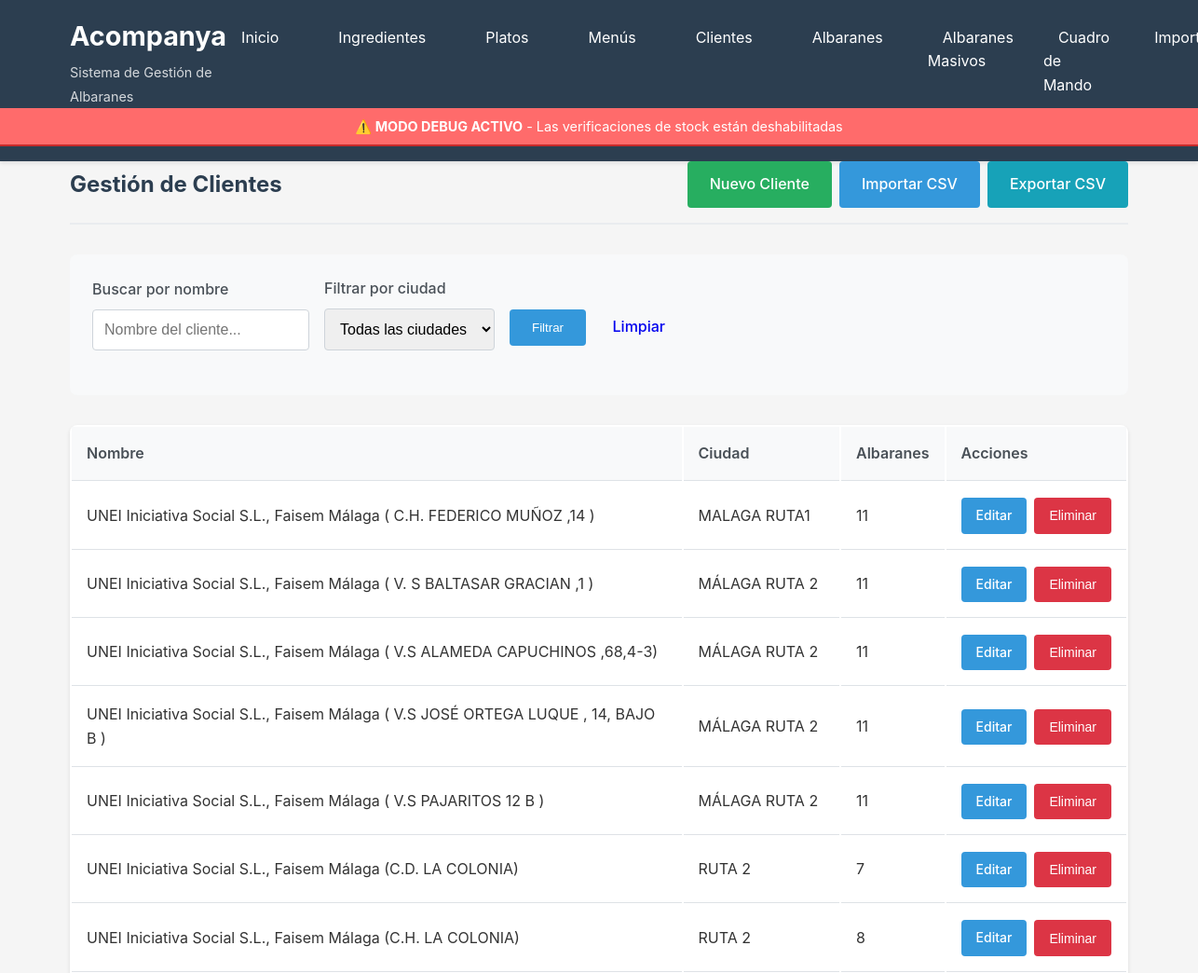
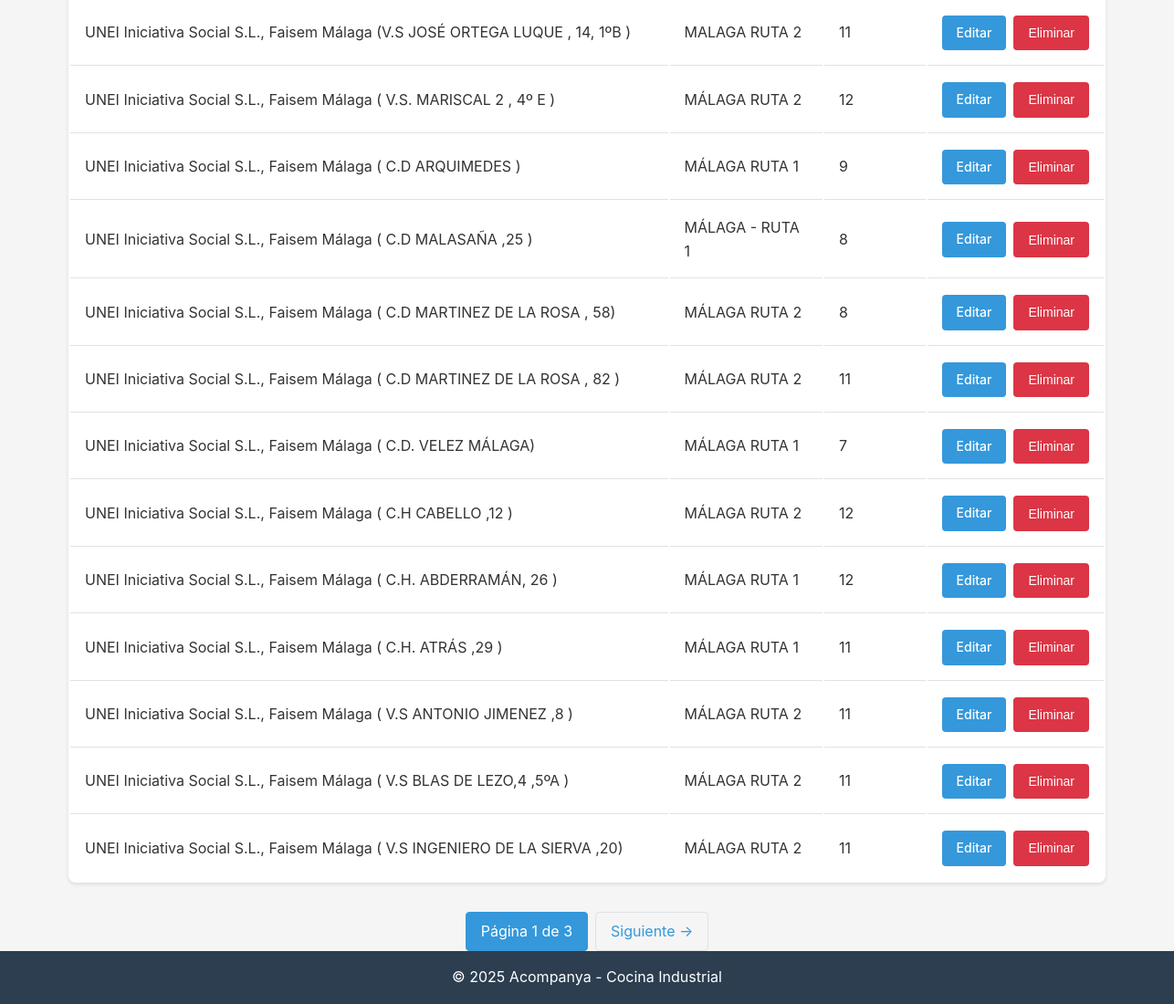
/clientes/, run on the app's committed database (2 pictures, top to bottom).
### database/models.py (models this page shows, shortened)
class Cliente(db.Model):
    __tablename__ = 'clientes'
    id = db.Column(db.Integer, primary_key=True)
    nombre = db.Column(db.String(200), nullable=False, unique=True)
    ciudad = db.Column(db.String(100), nullable=False)
    created_at = db.Column(db.DateTime, default=datetime.utcnow)
    updated_at = db.Column(db.DateTime, default=datetime.utcnow, onupdate=datetime.utcnow)
    albaranes = db.relationship('Albaran', backref='cliente', lazy='dynamic')

### routes/clientes.py (the view)
@clientes_bp.route('/')
def listar():
    page = request.args.get('page', 1, type=int)
    busqueda = request.args.get('busqueda', '')
    ciudad = request.args.get('ciudad', '')
    query = Cliente.query
    if busqueda:
        query = query.filter(Cliente.nombre.contains(busqueda))
    if ciudad:
        query = query.filter(Cliente.ciudad.contains(ciudad))
    clientes = query.order_by(Cliente.nombre).paginate(
        page=page, per_page=20, error_out=False
    )
    ciudades = db.session.query(Cliente.ciudad).distinct().order_by(Cliente.ciudad).all()
    ciudades = [c[0] for c in ciudades if c[0]]
    return render_template('clientes/listar.html',
                         clientes=clientes,
                         ciudades=ciudades)

### templates/clientes/listar.html (shortened to what this page needs)
{% extends "base.html" %}
{% block content %}
<div class="page-header">
    <h2>Gestión de Clientes</h2>
    <div class="action-group">
        <a href="{{ url_for('clientes.nuevo') }}" class="btn btn-success">Nuevo Cliente</a>
        <a href="{{ url_for('clientes.importar') }}" class="btn btn-primary">Importar CSV</a>
        <a href="{{ url_for('clientes.exportar') }}" class="btn btn-info">Exportar CSV</a>
    </div>
</div>
<form method="GET" action="{{ url_for('clientes.listar') }}" class="filter-form">
    <div class="form-row" style="display: flex; gap: 1rem; align-items: flex-end;">
        <div class="form-group">
            <label for="busqueda" class="form-label">Buscar por nombre</label>
            <input type="text" class="form-control" id="busqueda" name="busqueda"
                   value="{{ request.args.get('busqueda', '') }}" placeholder="Nombre del cliente...">
        </div>
        <div class="form-group">
            <label for="ciudad" class="form-label">Filtrar por ciudad</label>
            <select class="form-control" id="ciudad" name="ciudad">
                <option value="">Todas las ciudades</option>
            </select>
        </div>
        <div class="form-group">
            <button type="submit" class="btn btn-primary">Filtrar</button>
            <a href="{{ url_for('clientes.listar') }}" class="btn btn-secondary">Limpiar</a>
        </div>
    </div>
</form>
{% if clientes.items %}
<table class="table">
    <thead>
        <tr>
            <th>Nombre</th>
            <th>Ciudad</th>
            <th>Albaranes</th>
            <th>Acciones</th>
        </tr>
    </thead>
    <tbody>
        {% for cliente in clientes.items %}
        <tr>
            <td>{{ cliente.nombre }}</td>
            <td>{{ cliente.ciudad }}</td>
            <td>{{ cliente.albaranes.count() }}</td>
            <td>
                <div class="action-group">
                    <a href="{{ url_for('clientes.editar', id=cliente.id) }}" class="btn btn-sm btn-primary">Editar</a>
                    {% if cliente.albaranes.count() == 0 %}
                    <form action="{{ url_for('clientes.eliminar', id=cliente.id) }}" method="POST" style="display: inline;"
                          onsubmit="return confirmDelete('¿Eliminar este cliente?')">
                        <button type="submit" class="btn btn-sm btn-danger">Eliminar</button>
                    </form>
                    {% else %}
                    <button class="btn btn-sm btn-danger" disabled title="No se puede eliminar porque tiene albaranes">Eliminar</button>
                    {% endif %}
                </div>
            </td>
        </tr>
        {% endfor %}
    </tbody>
</table>
{% if clientes.has_prev or clientes.has_next %}
<div class="pagination">
    <span class="active">Página {{ clientes.page }} de {{ clientes.pages }}</span>
    {% if clientes.has_next %}
        <a href="{{ url_for('clientes.listar', page=clientes.next_num, busqueda=request.args.get('busqueda', ''), ciudad=request.args.get('ciudad', '')) }}">Siguiente →</a>
    {% endif %}
</div>
{% endif %}
{% else %}
<div class="empty-state">
    <p>No se encontraron clientes.</p>
    <a href="{{ url_for('clientes.nuevo') }}" class="btn btn-success">Crear primer cliente</a>
</div>
{% endif %}
{% endblock %}

### static/css/style.css (style rules this page uses)
* { margin: 0; padding: 0; box-sizing: border-box; }
body { font-family: -apple-system, BlinkMacSystemFont, 'Segoe UI', Roboto, 'Helvetica Neue', Arial, sans-serif; line-height: 1.6; color: #333; background-color: #f5f5f5; min-height: 100vh; display: flex; flex-direction: column; }
.btn { display: inline-block; padding: 0.75rem 1.5rem; text-decoration: none; border-radius: 4px; font-weight: 500; transition: all 0.3s; border: none; cursor: pointer; text-align: center; }
.btn-primary { background-color: #3498db; color: white; }
.btn-success { background-color: #27ae60; color: white; }
.btn-info { background-color: #17a2b8; color: white; }
.btn-danger { background-color: #dc3545; color: white; }
.btn-sm { padding: 0.5rem 1rem; font-size: 0.875rem; }
.table { width: 100%; background: white; border-radius: 8px; overflow: hidden; box-shadow: 0 2px 4px rgba(0,0,0,0.1); }
.table th, .table td { padding: 1rem; text-align: left; border-bottom: 1px solid #dee2e6; }
.table th { background-color: #f8f9fa; font-weight: 600; color: #495057; }
.table tbody tr:last-child td { border-bottom: none; }
.form-group { margin-bottom: 1.5rem; }
.form-label { display: block; margin-bottom: 0.5rem; font-weight: 500; color: #495057; }
.form-control { width: 100%; padding: 0.75rem; border: 1px solid #ced4da; border-radius: 4px; font-size: 1rem; transition: border-color 0.3s; }
.page-header { display: flex; justify-content: space-between; align-items: center; margin-bottom: 2rem; padding-bottom: 1rem; border-bottom: 2px solid #e9ecef; }
.page-header h2 { color: #2c3e50; }
.action-group { display: flex; gap: 0.5rem; }
.pagination { display: flex; justify-content: center; margin-top: 2rem; gap: 0.5rem; }
.pagination a, .pagination span { padding: 0.5rem 1rem; text-decoration: none; border: 1px solid #dee2e6; color: #3498db; border-radius: 4px; }
.pagination .active { background-color: #3498db; color: white; border-color: #3498db; }

### templates/clientes/listar.html (style rules this page uses)
.filter-form { background-color: #f8f9fa; padding: 1.5rem; border-radius: 8px; margin-bottom: 2rem; }

### data on the page
Cliente: nombre "UNEI Iniciativa Social S.L., Faisem Málaga ( C.H. FEDERICO MUÑOZ ,14 )", ciudad "MALAGA RUTA1", albaranes.count "11"
Cliente: nombre "UNEI Iniciativa Social S.L., Faisem Málaga ( V. S BALTASAR GRACIAN ,1 )", ciudad "MÁLAGA RUTA 2", albaranes.count "11"
Cliente: nombre "UNEI Iniciativa Social S.L., Faisem Málaga ( V.S ALAMEDA CAPUCHINOS ,68,4-3)", ciudad "MÁLAGA RUTA 2", albaranes.count "11"
Cliente: nombre "UNEI Iniciativa Social S.L., Faisem Málaga ( V.S JOSÉ ORTEGA LUQUE , 14, BAJO B )", ciudad "MÁLAGA RUTA 2", albaranes.count "11"
Cliente: nombre "UNEI Iniciativa Social S.L., Faisem Málaga ( V.S PAJARITOS 12 B )", ciudad "MÁLAGA RUTA 2", albaranes.count "11"
Cliente: nombre "UNEI Iniciativa Social S.L., Faisem Málaga (C.D. LA COLONIA)", ciudad "RUTA 2", albaranes.count "7"
Cliente: nombre "UNEI Iniciativa Social S.L., Faisem Málaga (C.H. LA COLONIA)", ciudad "RUTA 2", albaranes.count "8"
Cliente: nombre "UNEI Iniciativa Social S.L., Faisem Málaga (V.S JOSÉ ORTEGA LUQUE , 14, 1ºB )", ciudad "MALAGA RUTA 2", albaranes.count "11"
Cliente: nombre "UNEI Iniciativa Social S.L., Faisem Málaga ( V.S. MARISCAL 2 , 4º E )", ciudad "MÁLAGA RUTA 2", albaranes.count "12"
Cliente: nombre "UNEI Iniciativa Social S.L., Faisem Málaga ( C.D ARQUIMEDES )", ciudad "MÁLAGA RUTA 1", albaranes.count "9"
Cliente: nombre "UNEI Iniciativa Social S.L., Faisem Málaga ( C.D MALASAÑA ,25 )", ciudad "MÁLAGA - RUTA 1", albaranes.count "8"
Cliente: nombre "UNEI Iniciativa Social S.L., Faisem Málaga ( C.D MARTINEZ DE LA ROSA , 58)", ciudad "MÁLAGA RUTA 2", albaranes.count "8"
Cliente: nombre "UNEI Iniciativa Social S.L., Faisem Málaga ( C.D MARTINEZ DE LA ROSA , 82 )", ciudad "MÁLAGA RUTA 2", albaranes.count "11"
Cliente: nombre "UNEI Iniciativa Social S.L., Faisem Málaga ( C.D. VELEZ MÁLAGA)", ciudad "MÁLAGA RUTA 1", albaranes.count "7"
Cliente: nombre "UNEI Iniciativa Social S.L., Faisem Málaga ( C.H CABELLO ,12 )", ciudad "MÁLAGA RUTA 2", albaranes.count "12"
Cliente: nombre "UNEI Iniciativa Social S.L., Faisem Málaga ( C.H. ABDERRAMÁN, 26 )", ciudad "MÁLAGA RUTA 1", albaranes.count "12"
Cliente: nombre "UNEI Iniciativa Social S.L., Faisem Málaga ( C.H. ATRÁS ,29 )", ciudad "MÁLAGA RUTA 1", albaranes.count "11"
Cliente: nombre "UNEI Iniciativa Social S.L., Faisem Málaga ( V.S ANTONIO JIMENEZ ,8 )", ciudad "MÁLAGA RUTA 2", albaranes.count "11"
Cliente: nombre "UNEI Iniciativa Social S.L., Faisem Málaga ( V.S BLAS DE LEZO,4 ,5ºA )", ciudad "MÁLAGA RUTA 2", albaranes.count "11"
Cliente: nombre "UNEI Iniciativa Social S.L., Faisem Málaga ( V.S INGENIERO DE LA SIERVA ,20)", ciudad "MÁLAGA RUTA 2", albaranes.count "11"

### other printed values
{{ clientes.page }} "1"
{{ clientes.pages }} "3"
